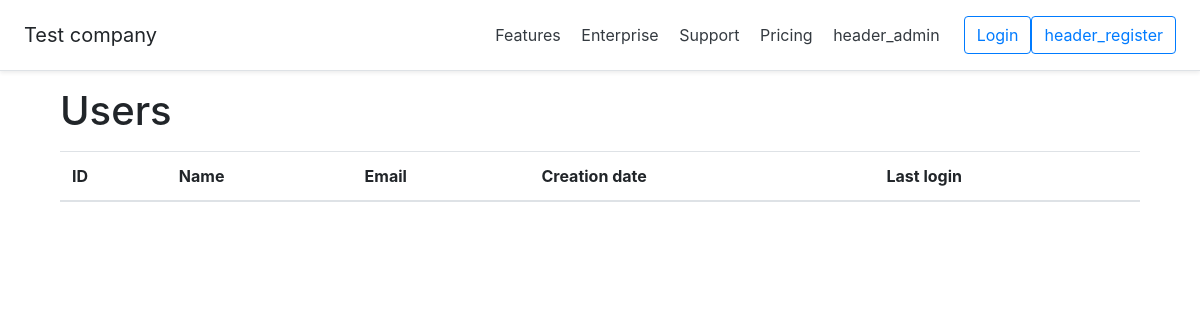
The app's page /, older data.
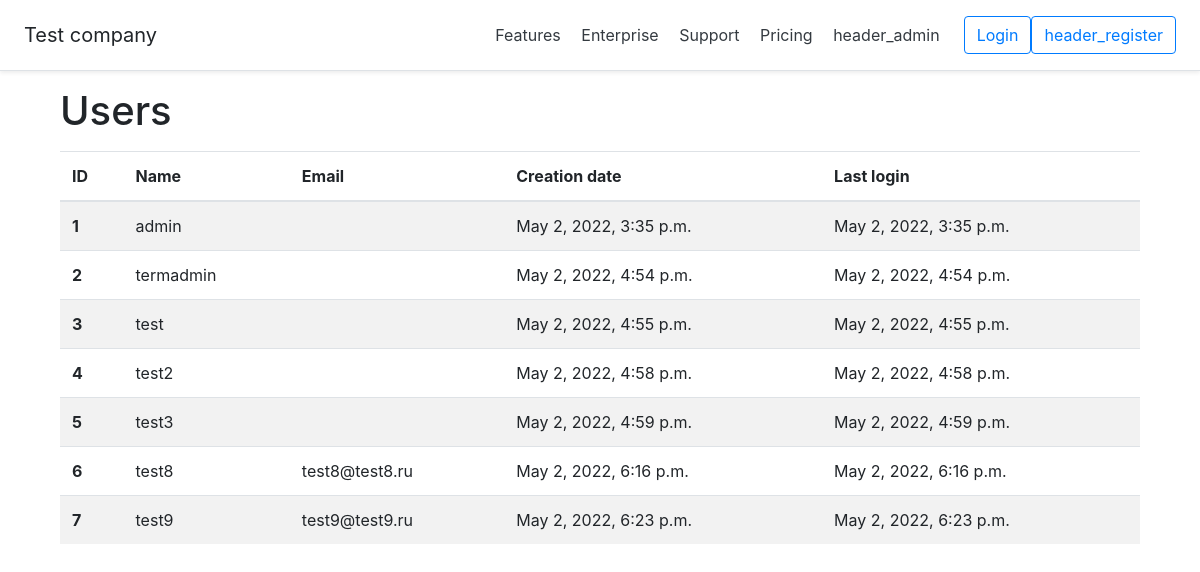
The same page, newer data.
### users/models.py (models this page shows, shortened)
class User(AbstractBaseUser):
    username = models.CharField(max_length=30, unique=True)
    email = models.EmailField(verbose_name='email', max_length=100)
    date_joined = models.DateTimeField(verbose_name='date joined', auto_now_add=True)
    last_login = models.DateTimeField(verbose_name='last login', auto_now=True)
    is_admin = models.BooleanField(default=False)
    is_staff = models.BooleanField(default=False)
    is_superuser = models.BooleanField(default=False)
    is_active = models.BooleanField(default=True)
    hide_email = models.BooleanField(default=False)
    objects = CustomUserManager()
    USERNAME_FIELD = 'username'

### users/views.py (the view)
# urls.py: path('', user_view.UsersList.as_view(), name='home'),
class UsersList(generic.ListView):
    template_name = 'users/list.html'
    context_object_name = 'users'
    def get_queryset(self):
        return User.objects.all()

### users/templates/users/list.html
{% extends 'task_manager/base.html' %}
{% load i18n %}
{% block content %}
<div class="container wrapper flex-grow-1">
    <h1 class="my-3">{% trans 'Users' %}</h1>
    <table class="table table-striped">
        <thead>
            <tr>
                <th scope="col">{% trans 'ID' %}</th>
                <th scope="col">{% trans 'Name' %}</th>
                <th scope="col">{% trans 'Email' %}</th>
                <th scope="col">{% trans 'Creation date' %}</th>
                <th scope="col">{% trans 'Last login' %}</th>
            </tr>
        </thead>
        <tbody>
            {% for user in users %}
            <tr>
                <th scope="row">{{ user.id }}</th>
                <td>{{ user.username }}</td>
                <td>{{ user.email }}</td>
                <td>{{ user.date_joined }}</td>
                <td>{{ user.last_login }}</td>
            </tr>
            {% endfor %}
        </tbody>
    </table>
</div>
{% endblock %}

### task_manager/templates/task_manager/base.html (shortened to what this page needs)
<!DOCTYPE html>
<html lang="en">
{% load i18n %}
<head>
    {% load bootstrap4 %}
    <link rel="stylesheet" href="https://cdn.jsdelivr.net/npm/bootstrap@4.3.1/dist/css/bootstrap.min.css">
</head>
<body>
    <div class="d-flex flex-column flex-md-row align-items-center p-3 px-md-4 mb-3 bg-white border-bottom shadow-sm">
        <h5 class="my-0 mr-md-auto font-weight-normal">{% trans 'company_name' %}</h5>
        <nav class="my-2 my-md-0 mr-md-3">
          <a class="p-2 text-dark" href="#">{% trans 'header_features' %}</a>
          <a class="p-2 text-dark" href="#">{% trans 'header_enterprise' %}</a>
          <a class="p-2 text-dark" href="#">{% trans 'header_support' %}</a>
          <a class="p-2 text-dark" href="#">{% trans 'header_pricing' %}</a>
          <a class="p-2 text-dark" href="/admin/">{% trans 'header_admin' %}</a>
        </nav>
        {% if user.is_authenticated %}
            <a class="btn btn-outline-primary" href="{% url 'logout' %}">{% trans 'header_logout' %}: {{ user }}</a>
        {% else %}
            <a class="btn btn-outline-primary" href="{% url 'login' %}">{% trans 'header_login' %}</a>
            <a class="btn btn-outline-primary" href="{% url 'create' %}">{% trans 'header_register' %}</a>
        {% endif %}
    </div>
    <div class="container">
        {% block content %}
        {% endblock %}
    </div>
</body>
</html>

Row changes from the older to the newer data that the page shows:
added User: id "1", username "admin", date_joined "May 2, 2022, 3:35 p.m.", last_login "May 2, 2022, 3:35 p.m."
added User: id "2", username "termadmin", date_joined "May 2, 2022, 4:54 p.m.", last_login "May 2, 2022, 4:54 p.m."
added User: id "3", username "test", date_joined "May 2, 2022, 4:55 p.m.", last_login "May 2, 2022, 4:55 p.m."
added User: id "4", username "test2", date_joined "May 2, 2022, 4:58 p.m.", last_login "May 2, 2022, 4:58 p.m."
added User: id "5", username "test3", date_joined "May 2, 2022, 4:59 p.m.", last_login "May 2, 2022, 4:59 p.m."
added User: id "6", username "test8", email "test8@test8.ru", date_joined "May 2, 2022, 6:16 p.m.", last_login "May 2, 2022, 6:16 p.m."
added User: id "7", username "test9", email "test9@test9.ru", date_joined "May 2, 2022, 6:23 p.m.", last_login "May 2, 2022, 6:23 p.m."
